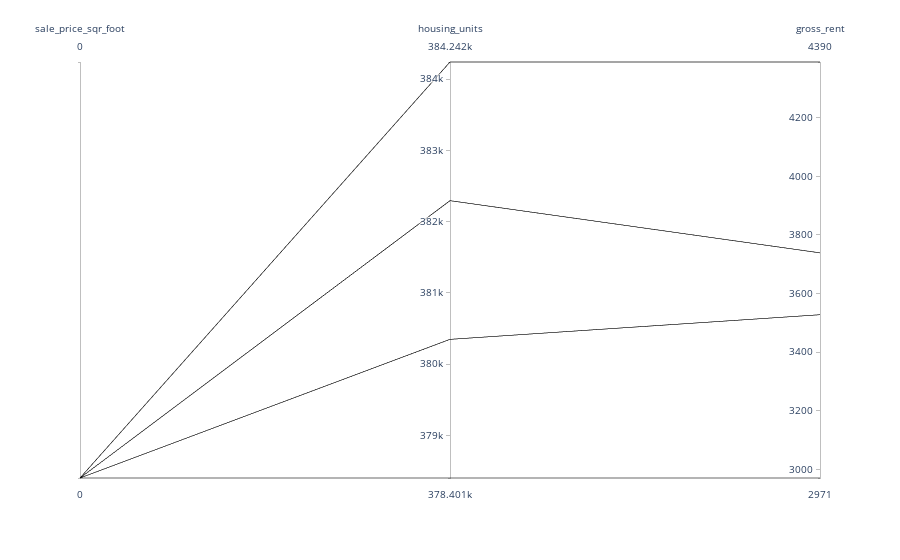

Source (notebook cell):
### Code cell
# Parallel Coordinates Plot
px.parallel_coordinates(top_10_most_expensive, color='sale_price_sqr_foot')

### Figure 1 — Plotly figure (JSON) as saved in the notebook; plotly's stock layout.template omitted (floating-point values rounded to 4 significant figures)
{"data": [{"dimensions": [{"label": "sale_price_sqr_foot", "values": [null, null, null, null, null, null, null, null, null, null]}, {"label": "housing_units", "values": [382295, 384242, 384242, 378401, 380348, 384242, 384242, 382295, 380348, 382295]}, {"label": "gross_rent", "values": [3739, 4390, 4390, 2971, 3528, 4390, 4390, 3739, 3528, 3739]}], "domain": {"x": [0, 1], "y": [0, 1]}, "line": {"color": [null, null, null, null, null, null, null, null, null, null], "coloraxis": "coloraxis"}, "name": "", "type": "parcoords"}], "layout": {"autosize": true, "coloraxis": {"colorbar": {"title": {"text": "sale_price_sqr_foot"}}, "colorscale": [[0, "#0d0887"], [0.1111, "#46039f"], [0.2222, "#7201a8"], [0.3333, "#9c179e"], [0.4444, "#bd3786"], [0.5556, "#d8576b"], [0.6667, "#ed7953"], [0.7778, "#fb9f3a"], [0.8889, "#fdca26"], [1, "#f0f921"]]}, "legend": {"tracegroupgap": 0}, "margin": {"t": 60}}}
